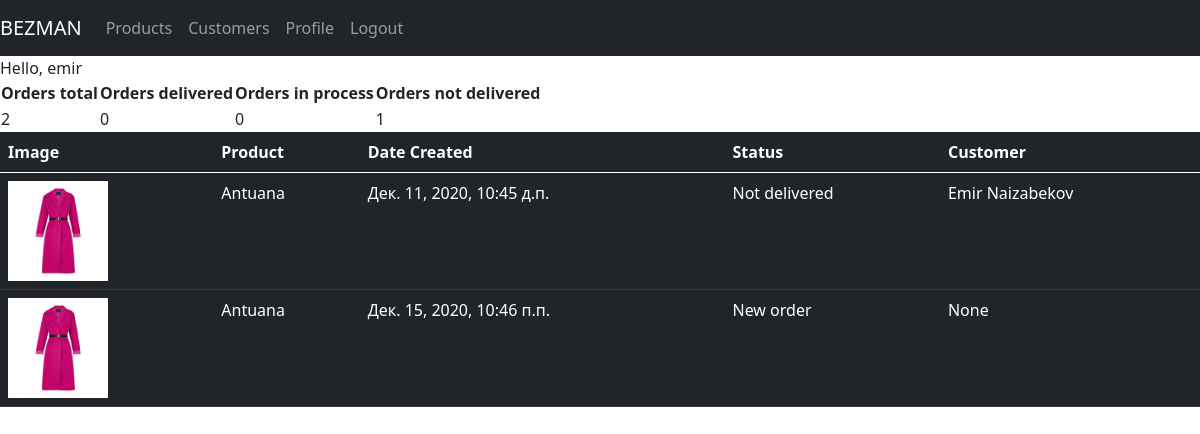
/shop/orders/ (signed in), run on the app's committed database.
### supershop/models.py (models this page shows, shortened)
class Order(models.Model):
    statuses = (
        ('Not delivered', 'Not delivered'),
        ('In process', 'In process'),
        ('Delivered', 'Delivered')
    )
    product = models.ForeignKey(Product, on_delete=models.SET_NULL, null=True)
    date_created = models.DateTimeField(auto_now_add=True)
    status = models.CharField(max_length=20, choices=statuses, default='New order')
    customer = models.ForeignKey(Customer, on_delete=models.SET_NULL, null=True)
    class Meta:
        verbose_name="Заказ" # при помощи этого меняем язык
        verbose_name_plural="Заказы" # при помощи этого меняем язык

class Product(models.Model):
    types = (
        ('classic', 'classic'),
        ('sport', 'sport'),
        ('dm', 'demi-season'),
        ('winter', 'winter')
    )
    genders = (
        ('male', 'male'),
        ('female', 'female'),
        ('uni', 'uni')
    )
    sizes = (
        ('child', 'child'),
        ('medium', 'medium'),
        ('large', 'large'),
        ('XL', 'XL')
    )
    name = models.CharField(max_length=40)
    product_type = models.CharField(max_length=40, choices=types)
    gender = models.CharField(max_length=20, choices=genders)
    product_model = models.CharField(max_length=50)
    price = models.IntegerField()
    manufacturer = models.CharField(max_length=15)
    size = models.CharField(max_length=20, choices=sizes)
    image = models.ImageField(blank=True, default='default.jpeg')  # blank=True означает изображение не обязательно
    class Meta:
        verbose_name="Товар"
        verbose_name_plural="Товары"

### account/models.py (models this page shows)
class Customer(models.Model):
    user = models.OneToOneField(User, on_delete=models.CASCADE)
    full_name = models.CharField(max_length=70)
    address = models.CharField(max_length=50)
    phone = models.IntegerField()
    mail = models.EmailField()
    image = models.ImageField(blank='True', default='anonym.png')
    def __str__(self):
        return self.full_name
    class Meta:
        verbose_name="Клиент"
        verbose_name_plural="Клиенты"

### supershop/decorators.py (the view)
        def wrap(request, *args, **kwargs):
            group = None
            if request.user.groups.exists():
                group = request.user.groups.all()[0].name
            print(request.user.groups.name)
            if group in allowed:
                return function(request, *args, **kwargs)
            else:
                return redirect('products')

### supershop/views.py (called while the page is built)
@allowed_roles(allowed=['bezman'])
def orderList(request):
    orders = Order.objects.all()
    orders_count = orders.count()
    orders_delivered = Order.objects.filter(status='Delivered').count()
    orders_in_process = Order.objects.filter(status='In process').count()
    orders_not_delivered = Order.objects.filter(status='Not delivered').count()
    context = {'orders': orders, 'orders_count': orders_count, 'orders_delivered': orders_delivered,
               'orders_in_process': orders_in_process, 'orders_not_delivered': orders_not_delivered}
    return render(request, 'supershop/order-list.html', context)

### supershop/templates/supershop/order-list.html
{% extends 'supershop/base.html' %}
{% block content %}
<nav>
    Hello, {{ request.user }}
    <form action="" method="POST">
        <table>
            <tr>
                <th>Orders total</th>
                <th>Orders delivered</th>
                <th>Orders in process</th>
                <th>Orders not delivered</th>
            </tr>
            <tr>
                <td>{{ orders_count }}</td>
                <td>{{ orders_delivered }}</td>
                <td>{{ orders_in_process }}</td>
                <td>{{ orders_not_delivered }}</td>
            </tr>
        </table>
        <table class="table table-hover table-dark">
            <thead>
            <tr>
            <tr>
                <th scope="col">Image</th>
                <th scope="col">Product</th>
                <th scope="col">Date Created</th>
                <th scope="col">Status</th>
                <th scope="col">Customer</th>
            </tr>
            </thead>
            <tbody>
            {% for order in orders %}
            <tr>
                <td><img src="{{ order.product.image.url }}" width="100" height="100"></td>
                <td>{{ order.product.name }}</td>
                <td>{{ order.date_created }}</td>
                <td>{{ order.status }}</td>
                <td>{{ order.customer }}</td>
            </tr>
            {% endfor %}
            </tbody>
        </table>
        {% endblock %}

### data on the page
Order: product.image (picture), product.name "Antuana", date_created "Дек. 11, 2020, 10:45 д.п.", status "Not delivered", customer "Emir Naizabekov"
Order: product.image (picture), product.name "Antuana", date_created "Дек. 15, 2020, 10:46 п.п.", status "New order", customer "None"

### other printed values
{{ request.user }} "emir"
{{ orders_count }} "2"
{{ orders_delivered }} "0"
{{ orders_in_process }} "0"
{{ orders_not_delivered }} "1"
